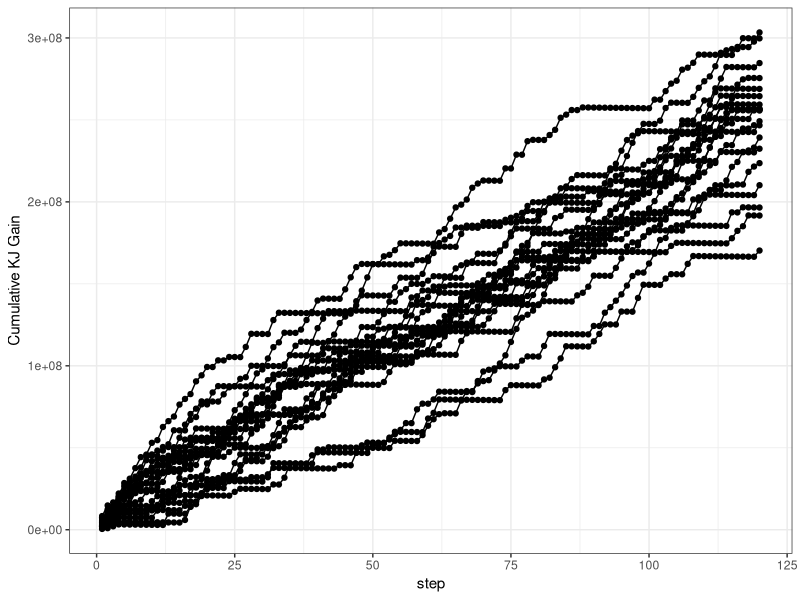
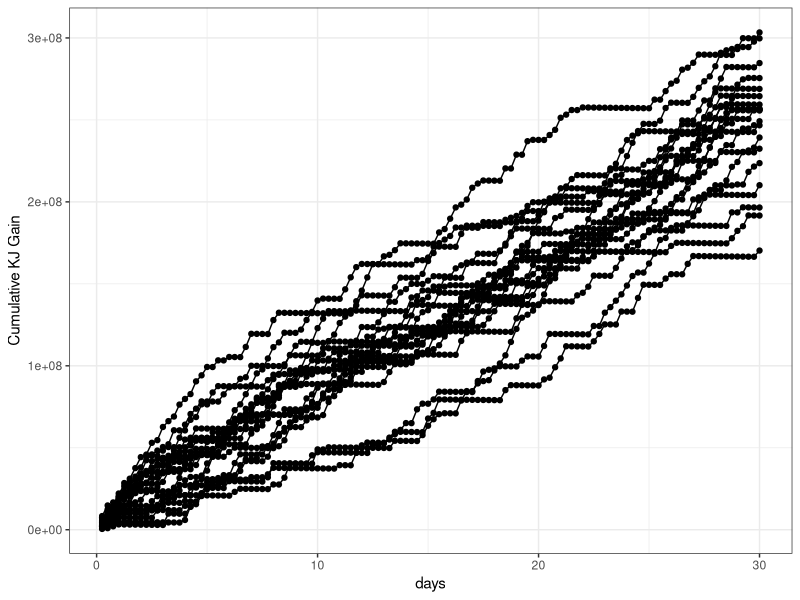

Write the R code that produced these figures, in order.
## ---- chunk 1
library(dplyr)
library(ggplot2)
library(truncnorm)
library(knitr)
opts_chunk$set(echo=F,warning=F,message=F,fig.width=11)
## ---- chunk 2
#encode foraging parameters
pars<-list(
  iterations=20,## run simulation loop
  draws=120, ## number of 6 hour periods
  t_interval=6, ## time interval in hours,
  alpha=read.csv("Data/Alpha.csv"), ##empirical transition probability
  depth_mu2 = 0.22 , ## Average dive depth
  depth_tau2 = sqrt(1/92) ,## variance in dive depth
  lambda_count2=4.5, ## average number of dives during foraging
  lgain=635, ## KJ gain per lunge
  lcost=-298, ## KJ cost per lunche
  lungef=50*1000, ## Number of lunges per X km depth
  mass= 39614, ## initial mass of whale
  metabolic_efficiency=rbeta(1,43.60,5.71), ## % efficiency of metabolic action (loss to extretion)
  metabolic_foraging = -4.14, ## KJ cost of foraging per second
  metabolic_traveling=-2.32 ##KJ/second
  
  )
## ---- chunk 3
##########
#Functions
##########

behavior<-function(pars){
  states<-c()
  
  #initial state is traveling
  states[1]<-(1)
  
  for(x in 2:pars$draws){
    
    #probability of staying, or switching, to traveling state
    travel_prob=pars$alpha %>% filter(Previous_State==states[x-1]) %>% sample_n(1) %>% .$value
    
    #pick next state
    states[x]<-rbinom(1,1,travel_prob)
  }
  
  #total hours of foraging
return(states)
}
## ---- chunk 4
#foraging energy functions
sim_lunges<-function(divedepth){
  rpois(1,divedepth * pars$lungef)
}

sim_lcost<-function(lunges){
  return(lunges*pars$lcost)
}

sim_lgain<-function(lunges){
  return(lunges *pars$lgain )
}
## ---- chunk 5
#Traveling state function

traveling_state<-function(pars){
    
    #Cost of traveling
    energy<-pars$metabolic_traveling * pars$t_interval * 3600 ##metabolic cost of traveling 
    
  return(energy)
  }
 
## ---- chunk 6

#Foraging state function

foraging_state<-function(pars){
    divecount<-rpois(1,pars$lambda_count2)
    
    dive_energy<-c()
    for(dive in 1:divecount){
      
      #dive length
      divedepth<-rtruncnorm(1,pars$depth_mu2,pars$depth_tau2,a=0.01)  
      
      #lunges 
      lunges<-sim_lunges(divedepth)
      
      #gain per lunge
      gain_lunge<-sim_lgain(lunges)
      
      #costs per lunche
      cost_lunge<-sim_lcost(lunges)
      
      dive_energy[x]<-gain_lunge-cost_lunge
    }
    
    #sum across dives, subtract foraging metabolic rate
    energy<-sum(dive_energy,na.rm=T) - (pars$metabolic_foraging * pars$t_interval*3600)
     return(energy)
  }
 
## ---- chunk 7
simulation<-function(pars){
  
  simid<-runif(1,0,10000000)
  
  #foraging states in a given time interval
  states<-behavior(pars=pars)
  
  energy<-c()
  #time foraging periods
  for (x in 1:length(states)){
    
    #if foraging
    if(states[x]==1){
      energy[x]<-foraging_state(pars)
    } else{
      energy[x]<-traveling_state(pars)
    }
  }
  
  #Convert energy to calories
  energy<-energy * pars$metabolic_efficiency
  
  #cumulative energy
  result<-data.frame(ID=simid,step=1:length(states),state=states,energy=energy)
  result<-result %>% mutate(cumulative_energy=cumsum(energy))
  
  #time
  result$days<-result$step * pars$t_interval/24
  
  return(result)
}
## ---- chunk 8

results<-list()
for(x in 1:pars$iterations){
  results[[x]]<-simulation(pars)
}
results<-bind_rows(results)
## ---- chunk 9
ggplot(results,aes(x=step,y=cumulative_energy,group=as.factor(ID))) + geom_point() + geom_line() + theme_bw() + labs(y="Cumulative KJ Gain")
## ---- chunk 10
ggplot(results,aes(x=days,y=cumulative_energy,group=as.factor(ID))) + geom_point() + geom_line() + theme_bw()+ labs(y="Cumulative KJ Gain")
